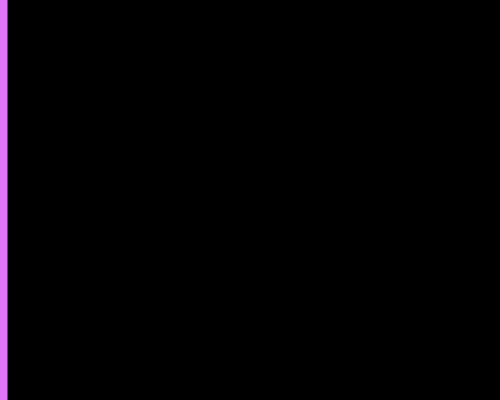
Frame 1 (no input)
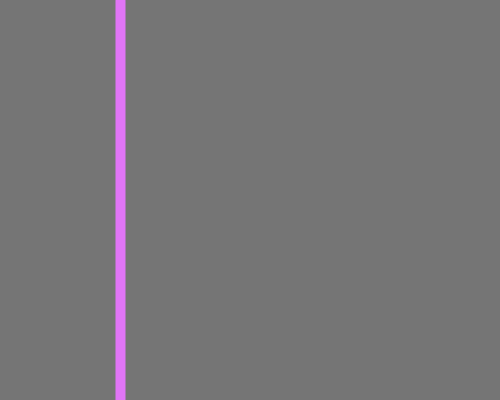
Frame 60 (the mouse pressed at the canvas centre just before this capture)
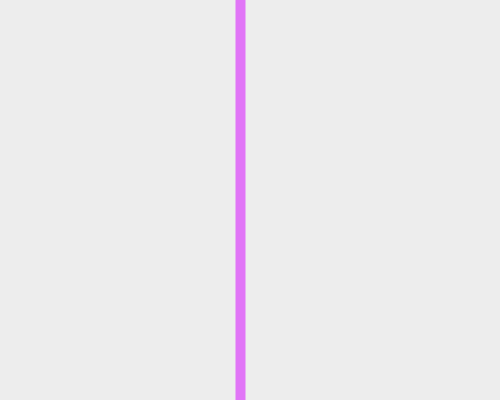
Frame 120 (the mouse held since frame 60 and released just before this capture)

The Processing sketch that drew these frames (run headless with seeded random() and noise(); from frame 60 on, the mouse is pressed at the canvas centre):

// Processing sketch: sketch_2a_challenge3
// ── sketch_2a_challenge3.pde
//2a. Challenge3  -moving line
// line move from left and reverse
//background change

float x=0;
float y=0;
float xspeed =2;


void setup()
{
 size(500,400);
}

void draw()
{
  background(x-0.5);// slight varying
  x= x + xspeed;
  if(x <0 || x >width){  //edge
   xspeed = xspeed *-1;  //bounse back when reached the edge
  }
  strokeWeight(10);  //line
  stroke(#E175F7);
  line(x,0,x,height);
 
 
 
}
